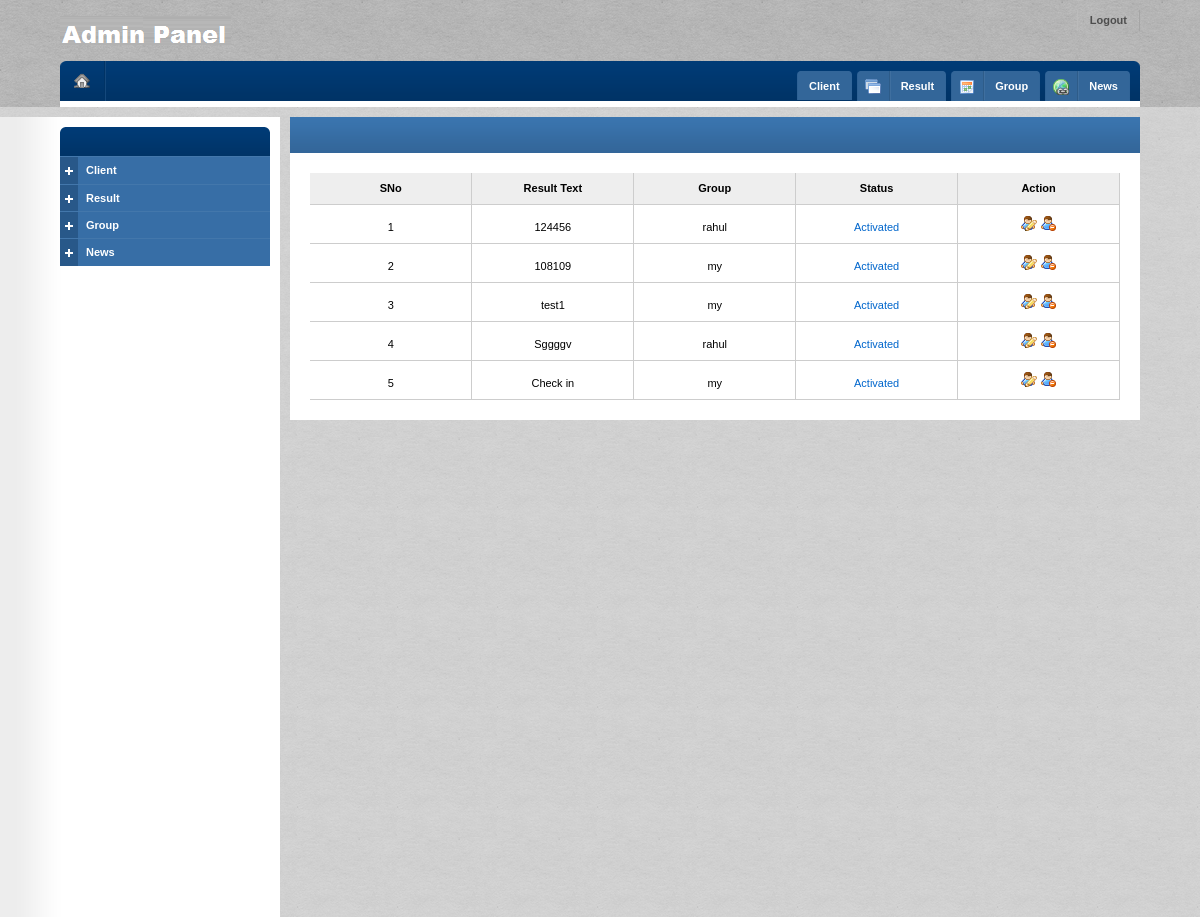
The page /view_result_old.php (signed in) on the database its author committed.
### tables this page shows
CREATE TABLE IF NOT EXISTS `result` (
  `sno` int(8) NOT NULL AUTO_INCREMENT,
  `result_text` varchar(255) NOT NULL,
  `profile_name` varchar(255) DEFAULT NULL,
  `active_date` timestamp NOT NULL DEFAULT CURRENT_TIMESTAMP ON UPDATE CURRENT_TIMESTAMP,
  `charges` int(8) NOT NULL,
  `status` int(8) NOT NULL DEFAULT '1',
  `assigned_id` varchar(255) NOT NULL,
  `AddBy` varchar(100) NOT NULL,
  PRIMARY KEY (`sno`),
  UNIQUE KEY `sno` (`sno`)
);

### view_result_old.php (the view, shortened to what this page needs)
<?php
$query = "select DISTINCT result_text,profile_name,active_date,status,sno,assigned_id from result";
$result =  mysql_query($query) or die('cud not select');
?>
<!DOCTYPE html PUBLIC "-//W3C//DTD XHTML 1.0 Strict//EN" "http://www.w3.org/TR/xhtml1/DTD/xhtml1-strict.dtd">
<html xmlns="http://www.w3.org/1999/xhtml"><head><meta http-equiv="Content-Type" content="text/html; charset=UTF-8">
		<link rel="stylesheet" type="text/css" href="css/reset.css">
		<link rel="stylesheet" type="text/css" href="css/style.css" media="screen">
		<link id="color" rel="stylesheet" type="text/css" href="css/blue.css">
	<link rel="stylesheet" href="css/ui.css"></head>
	<body>
<div id="header">
			<div id="logo">
				<h1><a href="index.php" title="BlackWallet Admin Panel"><img src="image/logo.png" alt="BlackWallet Admin Panel"></a></h1>
			</div>
			<ul id="user">
				<li><a href="logout.php">Logout</a></li>
			</ul>
			<div id="header-inner">
				<div id="home">
					<a href="index.php" title="Home"></a>
				</div>
				<ul id="quick">
					<li>
						<a href="#" title="Products"><span class="normal">Client</span></a>
					</li>
					<li>
						<a href="#" title="Products"><span class="icon"><img src="image/application_double.png" alt="Products"></span><span>Result</span></a>
					</li>
					<li>
						<a href="" title="Events"><span class="icon"><img src="image/calendar.png" alt="Events"></span><span>Group</span></a>
					</li>
					<?php if($_SESSION['username']==='admin'){
					echo "<li>"."<a href=\"\" title=\"Links\"><span class=\"icon\"><img src=\"image/world_link.png\" alt=\"Links\"></span><span>News</span></a><ul style=\"visibility: hidden;\"><li><a href=\"add_news.php\">Add News</a></li><li class=\"last\"><a href=\"view_news.php\">View News</a></li></ul></li>";
					}
					?>
				</ul>
				<div class="corner tl"></div>
				<div class="corner tr"></div>
			</div>
	</div>
		<div id="content">
			<div id="left">
				<div id="menu">
					<h6 id="h-menu-products" class="selected"><a href="#"><span></span>&nbsp;</a></h6>
					<ul id="menu-products" class="opened">
						<li class="collapsible">
							<a href="#" class="collapsible plus">Client</a>
						</li>
						<li class="collapsible last">
							<a href="#" class="collapsible plus">Result</a>
						</li>
                        <li class="collapsible last">
							<a href="#" class="collapsible plus">Group</a>
						</li>
                        <?php if($_SESSION['username']==='admin'){
						echo "<li class=\"collapsible last\">"."<a href=\"#\" class=\"collapsible plus\">News</a><ul class=\"collapsed\"><li><a href=\"add_news.php\">Add News</a></li><li class=\"last\"><a href=\"view_news.php\">View News</a></li></ul></li>";
						}
						?>
					</ul>
				</div>
	</div>
			<div id="right">
				<div class="box">
					<div class="title">
						<h5>&nbsp;</h5>
					</div>
					<div class="table">
						<form action="" method="post">
						<table width="100%" style=" table-layout:fixed;">
							<thead>
								<tr>
                                                                       <th >SNo</th>
																	   <th >Result Text</th>
									<th >Group</th>
									<th >Status</th>
									<th >Action</th>
								</tr>
							</thead>
<?php
        $sno= 0;
       while( $row = mysql_fetch_array($result))
         {
         $result_text = $row[0];
         $profile_name = $row[1];
         $active_date =$row[2];
	 $status=$row[3];
         $current_sno =$row[4];
         $old_unique_id = $row[5];
          $sno++;
?>
							<tbody>
								<tr>
									<td align="center"  width="5%"><?php echo $sno?></td>
                                     <td align="center" width="5%" style="overflow:hidden;"><?php echo $result_text?></td>
                                <td align="center" width="1%" style="overflow:hidden;"><?php echo $profile_name?></td>
                                  <td align="center" width="5%"><a href="status_update_result.php?profile_name=<?php echo $profile_name?>&status=<?php echo $status?>&active_date=<?php echo $active_date?>"><?php if($status == '1'){echo "Activated" ;}else{ echo "Deactivated" ;}?></a></a></td>
                               <td align="center" width="10%" bgcolor="#FFFFFF">
<a href="#null" id="edit_button" name="edit_button" onclick="javascript:window.open('result_edit.php?profile_name=<?php echo $profile_name?>&status=<?php echo $status?>&active_date=<?php echo $active_date?>&result_text=<?php echo $result_text?>&current_sno=<?php echo $current_sno?>&old_unique_id=<?php echo $old_unique_id?>','mywindowtitle','width=550,height=380,left=450,top=200')">
                                <img src="image/icons/user_edit.png" title="Edit Result" width="16" height="16"/>
                                </a>
                               <a href="result_delete.php?profile_name=<?php echo $profile_name?>&status=<?php echo $status?>&active_date=<?php echo $active_date?>&old_unique_id=<?php echo $old_unique_id?>" onClick="return confirm('Are you sure to delete this Result?');" id="delete_button" name="delete_button">
                                <img src="image/icons/user_delete.png" title="Delete Result" width="16" height="16"/>
                                </a>
                                </td>
								</tr>
<?php } ?>
							</tbody>
						</table>
						</div>
				</div>
</body></html>

### css/blue.css (style rules this page uses)
#header #header-inner { background: #b0b0b0 url("../image/header_inner.png") repeat-x; }
#header #header-inner #home a { background: url("../image/button_home.png"); }
#header #header-inner #quick li a { background: #336699 url("../image/quick_l.png") no-repeat top left; }
#header #header-inner #quick li span { background: url("../image/quick_r.png") no-repeat top right; border-left: 1px solid #3f6f9f; }
#header #header-inner #quick li span.icon { background: url("../image/quick_l.png") no-repeat top left; border-right: 1px solid #2e5c89; }
#header #header-inner div.corner { background: url("../image/header_inner_corners.png") no-repeat; }
#header #header-inner div.tl { top: 0; left: 0; background-position: 0 0; }
#header #header-inner div.tr { top: 0; right: 0; background-position: -6px 0; }
#content #left #menu h6.selected { background: #00376e url("../image/menu_selected.png") repeat-x; }
#content #left #menu h6.selected a { background: url("../image/menu_l_selected.png") no-repeat top left; }
#content #left #menu h6.selected span { background: url("../image/menu_r_selected.png") no-repeat top right; }
#content #left #menu ul { background: #376ea6; }
#content #left #menu li { border-top: 1px solid #4377ab; border-bottom: 1px solid #326395; }
#content #left #menu li.collapsible { background: url("../image/menu_border.png") no-repeat top left; }
#content div.box div.title { background: #336699 url("../image/title.png") repeat-x; }

### rows shown on the page
result: result_text "124456", profile_name "rahul", status "Activated"
result: result_text "108109", profile_name "my", status "Activated"
result: result_text "test1", profile_name "my", status "Activated"
result: result_text "Sggggv", profile_name "rahul", status "Activated"
result: result_text "Check in", profile_name "my", status "Activated"
